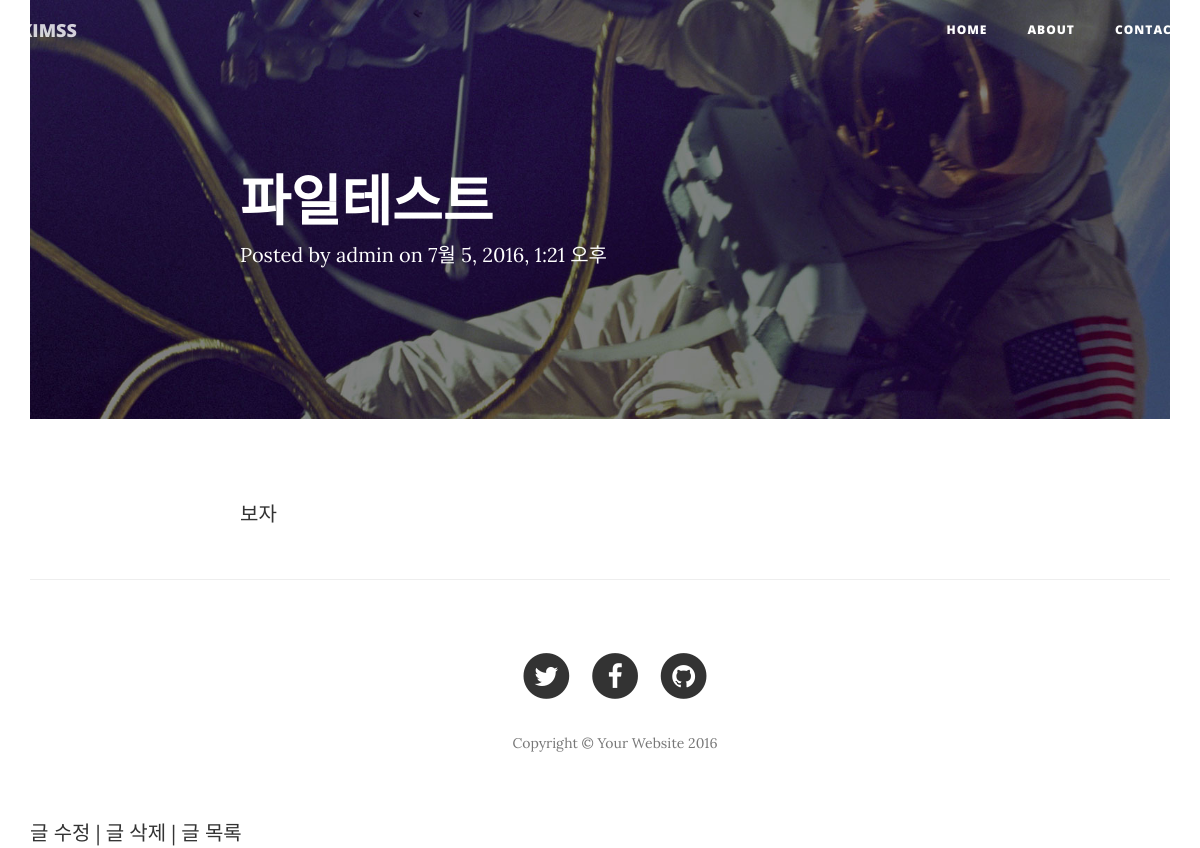
The app's page /11/ with its own data.
### blog/models.py (models this page shows, shortened)
class Post(models.Model):
    user = models.ForeignKey(settings.AUTH_USER_MODEL)
    title = models.CharField(max_length=500, null=False, blank=False)
    content = models.TextField(null=False, blank=False)
    created_date = models.DateTimeField(auto_now_add=True)
    updated_date = models.DateTimeField(auto_now=True)
    status = models.BooleanField(default=True)
    read_count = models.PositiveIntegerField(default=0)
    category = models.ForeignKey('Category', null=True, blank=True) #TODO 카테고리 null false로 하기
    tags = models.ManyToManyField('Tag', null=True, blank=True)
    class Meta:
        ordering = ['-created_date', '-pk']

### blog/views.py (the view)
# urls.py: url(r'^(?P<pk>[0-9]+)/$', views.post_detail, name='detail'),
def post_detail(request, pk):
    post = Post.objects.get(pk=pk)
    ctx = {
        'post' : post,
    }
    return render(request, 'blog/post_detail.html', ctx)

### blog/templatetags/markdown_filter.py (called while the page is built)
@register.filter
def render_markdown(text):
    return markdown.markdown(text, safe_mode='escape')

### blog/templates/blog/post_detail.html (shortened to what this page needs)
{% extends 'base_layout.html' %}
{% load static from staticfiles %}
{% load bootstrap3 %}
{% block body %}
    <nav class="navbar navbar-default navbar-custom navbar-fixed-top">
        <div class="container-fluid">
            <div class="navbar-header page-scroll">
                <a class="navbar-brand" href="{% url 'blog:index' %}">KIMSS</a>
            </div>
            <div class="collapse navbar-collapse" id="bs-example-navbar-collapse-1">
                <ul class="nav navbar-nav navbar-right">
                    <li>
                        <a href="{% url 'blog:index' %}">Home</a>
                    </li>
                    <li>
                        <a href="{% url 'blog:about'%}">About</a>
                    </li>
                    <li>
                        <a href="{% url 'blog:contact'%}">Contact</a>
                    </li>
                </ul>
            </div>
        </div>
    </nav>
    <header class="intro-header" style="background-image: url({% static 'img/post-bg.jpg' %})">
        <div class="container">
            <div class="row">
                <div class="col-lg-8 col-lg-offset-2 col-md-10 col-md-offset-1">
                    <div class="post-heading">
                        <h1>{{ post.title }}</h1>
                        <span class="post-meta">Posted by {{ post.user }} on {{ post.created_date }} </span>
                    </div>
                </div>
            </div>
        </div>
    </header>
    <article>
        <div class="container">
            <div class="row">
                <div class="col-lg-8 col-lg-offset-2 col-md-10 col-md-offset-1">
                    {% include 'blog/post_contents.html' %}
                </div>
            </div>
        </div>
    </article>
    <hr>
    <footer>
        <div class="container">
            <div class="row">
                <div class="col-lg-8 col-lg-offset-2 col-md-10 col-md-offset-1">
                    <ul class="list-inline text-center">
                        <li>
                            <a href="#">
                                <span class="fa-stack fa-lg">
                                    <i class="fa fa-circle fa-stack-2x"></i>
                                    <i class="fa fa-twitter fa-stack-1x fa-inverse"></i>
                                </span>
                            </a>
                        </li>
                        <li>
                            <a href="#">
                                <span class="fa-stack fa-lg">
                                    <i class="fa fa-circle fa-stack-2x"></i>
                                    <i class="fa fa-facebook fa-stack-1x fa-inverse"></i>
                                </span>
                            </a>
                        </li>
                        <li>
                            <a href="#">
                                <span class="fa-stack fa-lg">
                                    <i class="fa fa-circle fa-stack-2x"></i>
                                    <i class="fa fa-github fa-stack-1x fa-inverse"></i>
                                </span>
                            </a>
                        </li>
                    </ul>
                    <p class="copyright text-muted">Copyright &copy; Your Website 2016</p>
                </div>
            </div>
        </div>
    </footer>
    <a href="{% url 'blog:edit' pk=post.pk %}">글 수정</a> |
    <a href="{% url 'blog:delete' pk=post.pk %}">글 삭제</a> |
    <a href="{% url 'blog:index' %}">글 목록</a>
{% endblock %}

### blog/templates/blog/post_contents.html
{% load markdown_filter %}
    <div>{{ post.content|render_markdown|safe }}</div>

### records on screen
Post: title "파일테스트", user "admin", created_date "7월 5, 2016, 1:21 오후", content|render_markdown "보자"
